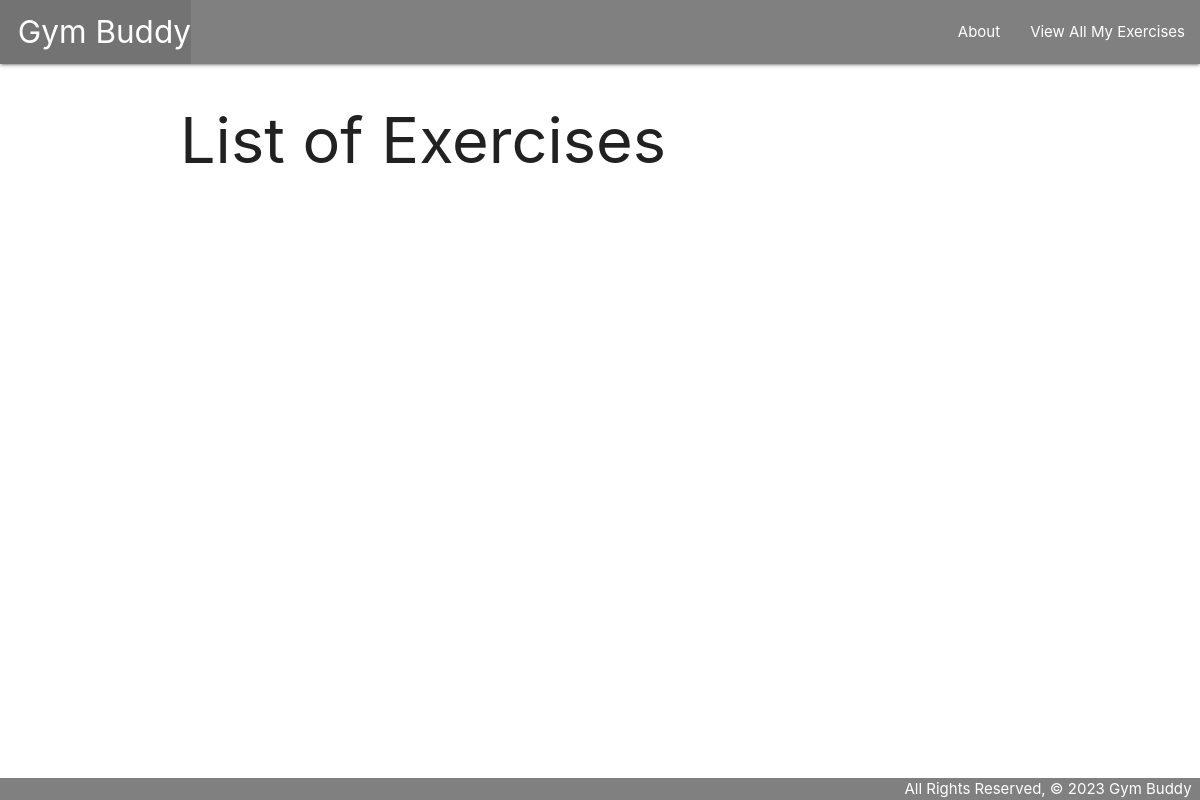
Page /exercises/ on the earlier database version.
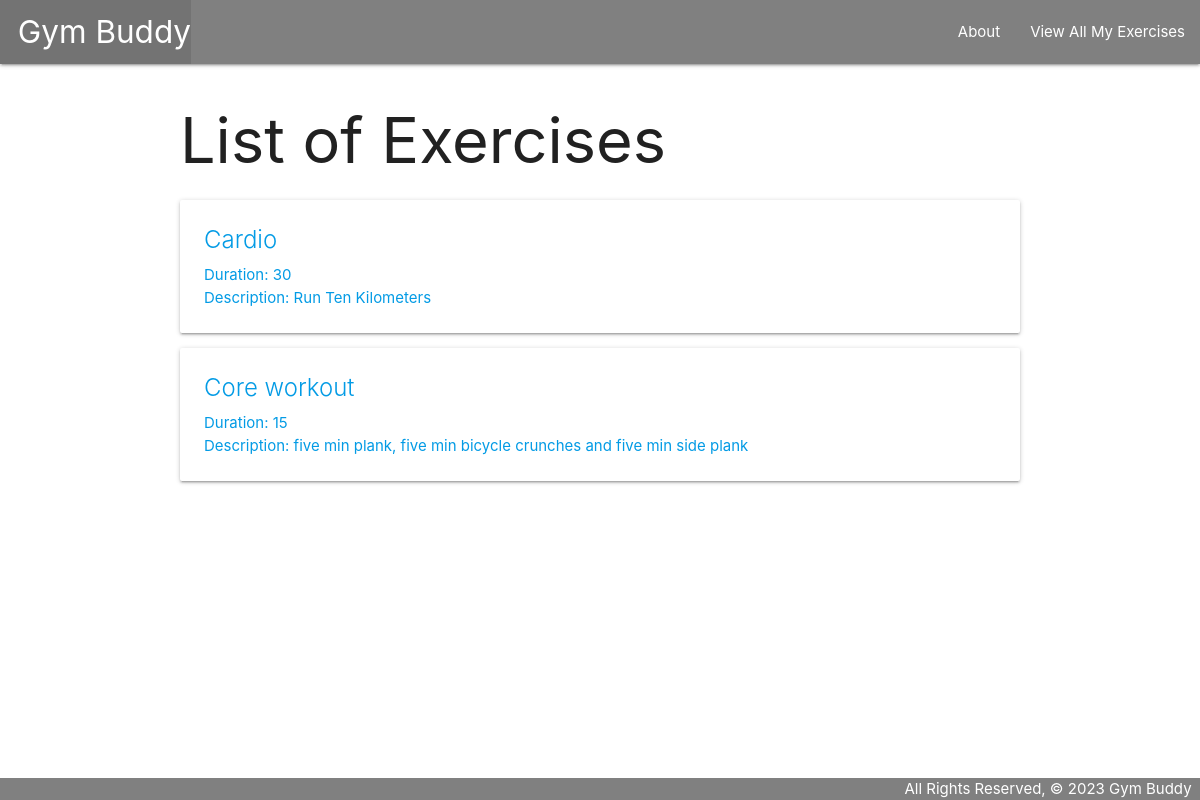
Same page on the later database version.
### main_app/models.py (models this page shows, shortened)
class Exercise(models.Model):
    TypeOfWorkout = models.CharField(max_length=100)
    duration = models.IntegerField()
    description = models.TextField(max_length=250)

### main_app/views.py (the view)
# urls.py: path('exercises/', views.exercises_index, name='index'),
def exercises_index(request):
  exercises = Exercise.objects.all()
  return render(request, 'exercises/index.html', {
    'exercises': exercises
  })

### main_app/templates/exercises/index.html
{% extends 'base.html' %} {% block content %}
<h1>List of Exercises</h1>
{% for exercise in exercises %}
<div class="card">
  <a href="/exercises/{{exercise.id }}">
    <div class="card-content">
      <span class="card-title"> {{exercise.TypeOfWorkout}} </span>
      <p>Duration: {{exercise.duration}}</p>
      <p>Description: {{exercise.description}}</p>
    </div>
  </a>
</div>
{% endfor %} {% endblock %}

### main_app/templates/base.html (shortened to what this page needs)
{% load static %}
<!DOCTYPE html>
<html lang="en">
  <head>
    <link
      rel="stylesheet"
      href="https://cdnjs.cloudflare.com/ajax/libs/materialize/1.0.0/css/materialize.min.css"
    />
    <link
      rel="stylesheet"
      type="text/css"
      href="{% static 'css/style.css' %}"
    />
  </head>
  <body>
    <header class="navbar-fixed">
      <nav>
        <div class="nav-wrapper">
          <ul>
            <li>
              <a href="/" class="left brand-logo">&nbsp;&nbsp;Gym Buddy</a>
            </li>
          </ul>
          <ul class="right">
            <li><a href="/about">About</a></li>
            <li><a href="{% url 'index'  %}">View All My Exercises</a></li>
          </ul>
        </div>
      </nav>
    </header>
    <main class="container">{% block content %} {% endblock %}</main>
    <footer class="page-footer">
      <div class="right">All Rights Reserved, &copy; 2023 Gym Buddy &nbsp;</div>
    </footer>
  </body>
</html>

### main_app/static/css/style.css (style rules this page uses)
body { display: flex; min-height: 100vh; flex-direction: column; }
main { flex: 1 0 auto; }
footer.page-footer { padding-top: 0; text-align: right; background-color: gray; }
nav .nav-wrapper { position: relative; height: 100%; background-color: gray; }

Differences in the rows shown:
added Exercise: TypeOfWorkout "Cardio", duration "30", description "Run Ten Kilometers"
added Exercise: TypeOfWorkout "Core workout", duration "15", description "five min plank, five min bicycle crunches and five min side plank"
